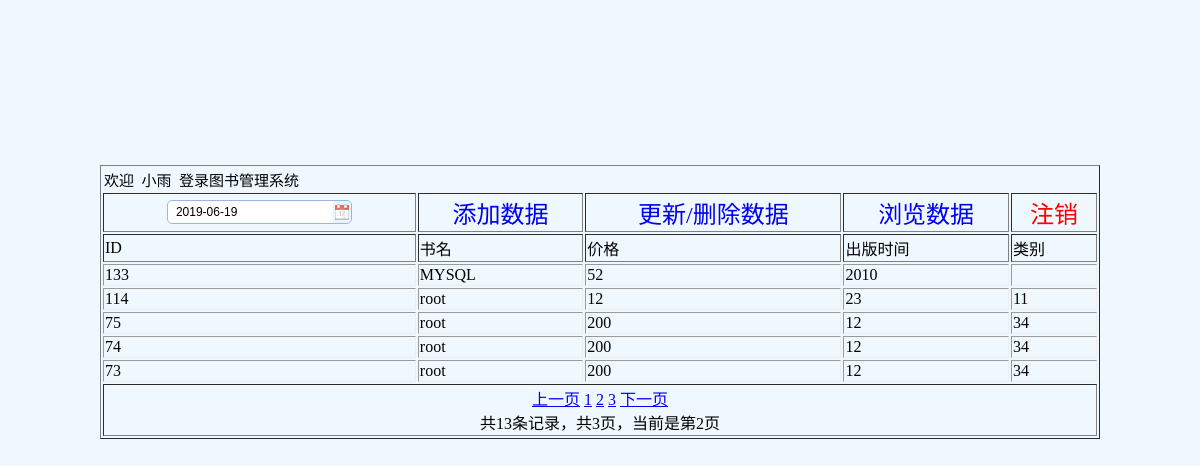
The app's page /select.php?page_current=2 (signed in) with its own data.
### tables this page shows
CREATE TABLE IF NOT EXISTS `assmes` (
  `id` int(255) NOT NULL AUTO_INCREMENT,
  `name` char(255) DEFAULT NULL,
  `price` varchar(255) NOT NULL,
  `time` int(255) NOT NULL,
  `class` char(255) DEFAULT NULL,
  PRIMARY KEY (`id`)
);

### select.php (the view, shortened to what this page needs)
<link rel="stylesheet" type="text/css" href="./EASY_UI/themes/default/easyui.css"/>
<link rel="stylesheet" type="text/css" href="./EASY_UI/themes/icon.css"/>
<body bgcolor="#f0f8ff">
<form action="update.php" method="POST" style="position: relative;top: 20%">
    <table border="1" style="width:1000px;" align="center">
        <tr style="border: 0"><td colspan="6" style="border: 0"><marquee><span style="font-size: 15px;color:black;">欢迎&nbsp;
                        <?php
                        include_once("./conn.php");
                        if(!isset($_SESSION['name'])){
                            echo "<script>alert('没有访问权限，请先进行登陆！');location.href='index.php';</script>";
                        }
                        else{$name=$_SESSION['name']; echo urldecode($name); }?>
                        &nbsp;登录图书管理系统</span></marquee></td></tr>
        <tr>
            <td align="center" colspan="1"><font size="5px"/><input type="text" class="easyui-datebox"  value="<?php echo date("Y/m/d");?>"></td>
            <td align="center" colspan="1"><a href="insert.php" style="text-decoration: none"><font size="5px"/>添加数据</a></td>
            <td align="center" colspan="1"><a href="update.php" style="text-decoration: none"><font size="5px"/>更新/删除数据</a></td>
            <td align="center" colspan="1"><a href="select.php" style="text-decoration: none"><font size="5px"/>浏览数据</a></td>
            <td align="center" colspan="1"><a href="empty.php?name=$name" style="text-decoration: none" onclick='return con();'><font size="5px" color="red"/>注销</a></td>
        </tr>
        <tr>
            <td>ID</td>
            <td>书名</td>
            <td>价格</td>
            <td>出版时间</td>
            <td>类别</td>
        </tr>
        <?php
        include_once("./page.php");
        $page_size=5;
        if(isset($_GET["page_current"]))
        {
            $page_current=$_GET["page_current"];
        }
        else
        {
            $page_current=1;
        }
        $start=($page_current-1)*$page_size;
        if($link)
        {
            $result_sql="select * from assmes order by id desc LIMIT $start,$page_size";
            $result=mysqli_query($link,$result_sql);
            while($mestable=mysqli_fetch_array($result,MYSQLI_ASSOC))
            {
                echo "<tr style='border: 0'><td>".$mestable['id']."</td>";
                echo "<td>".$mestable['name']."</td>";
                echo "<td>".$mestable['price']."</td>";
                echo "<td>".$mestable['time']."</td>";
                echo "<td>".$mestable['class']."</td>";
                echo "</tr>";
            }
            echo "<tr><td colspan='6' align='center'>";
        }
        else{
            echo "<script>alert('连接数据库失败');</script>";
        }
        ?>
        </td></tr></table></form>

### records on screen
assmes: id "133", name "MYSQL", price "52", time "2010"
assmes: id "114", name "root", price "12", time "23", class "11"
assmes: id "75", name "root", price "200", time "12", class "34"
assmes: id "74", name "root", price "200", time "12", class "34"
assmes: id "73", name "root", price "200", time "12", class "34"

### other values on screen
urldecode($name) "小雨"
$j "1"
$j "2"
$j "3"
$navigator "共13条记录，共3页，当前是第2页"
